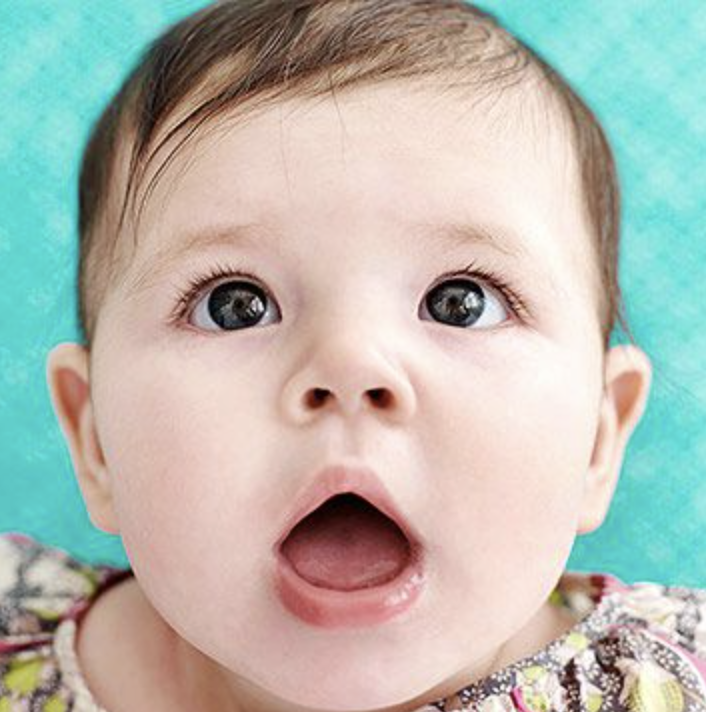
#> input picture 12주차/baby.png, 706 x 712 px
$ python '[IP]12주차_Bilateral_Filtering_201902737.py'
#> lines starting #> are read from the running program, lines starting #| are printed output that depends on the picture
#> `src = cv2.imread('baby.png', cv2.IMREAD_GRAYSCALE)`:
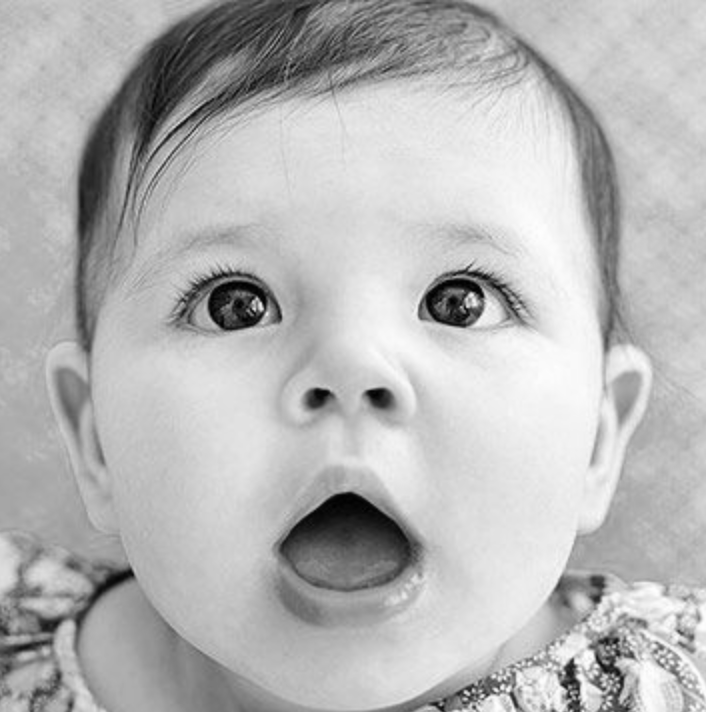
#> src: shape (712, 706); min 0, max 254, mean 182.2
import numpy as np
import cv2


def convert_uint8(src):
    return np.round((((src - src.min()) / (src.max() - src.min())) * 255)).astype(np.uint8)

def my_padding(src, pad_shape, pad_type='zero'):

    # zero padding인 경우
    (h, w) = src.shape
    (p_h, p_w) = pad_shape
    pad_img = np.zeros((h + 2 * p_h, w + 2 * p_w), dtype=np.float32)
    pad_img[p_h:p_h + h, p_w:p_w + w] = src

    if pad_type == 'repetition':
        print('repetition padding')
        # up
        pad_img[:p_h, p_w:p_w + w] = src[0, :]
        # down
        pad_img[p_h + h:, p_w:p_w + w] = src[h - 1, :]
        # left
        pad_img[:, :p_w] = pad_img[:, p_w:p_w + 1]
        # right
        pad_img[:, p_w + w:] = pad_img[:, p_w + w - 1: p_w + w]
    return pad_img

def my_filtering(src, mask, pad_type='zero'):

    (h, w) = src.shape
    # mask의 크기
    (m_h, m_w) = mask.shape
    # 직접 구현한 my_padding 함수를 이용
    pad_img = my_padding(src, (m_h // 2, m_w // 2), pad_type)

    dst = np.zeros((h, w), dtype=np.float32)
    for row in range(h):
        for col in range(w):
            dst[row, col] = np.sum(pad_img[row:m_h + row, col:m_w + col] * mask)
    return dst

def my_get_Gaussian2D_mask(msize, sigma=1):

    y, x = np.mgrid[-(msize // 2) : (msize // 2) + 1, -(msize // 2) : (msize // 2) + 1]

    # 2차 gaussian mask 생성
    gaus2D = 1 / ( 2 * np.pi * sigma**2) * np.exp(-((x**2 + y**2) / (2 * sigma ** 2)))
    # mask의 총 합 = 1
    gaus2D /= np.sum(gaus2D)
    return gaus2D

def get_DoG_filter_by_expression(fsize, sigma):

    y, x = np.mgrid[-(fsize // 2): (fsize // 2) + 1, -(fsize // 2): (fsize // 2) + 1]

    DoG_x = (-x / 2 * np.pi * sigma ** 4) * np.exp(-((x ** 2 + y ** 2) / (2 * sigma ** 2)))
    DoG_y = (-y / 2 * np.pi * sigma ** 4) * np.exp(-((x ** 2 + y ** 2) / (2 * sigma ** 2)))

    return DoG_y, DoG_x

def my_normalize(src):
    dst = src.copy()
    dst *= 255
    dst = np.clip(dst, 0, 255)
    return dst.astype(np.uint8)

def add_gaus_noise(src, mean=0, sigma=0.1):

    #src : 0 ~ 255, dst : 0 ~ 1
#> called with mean = 0, sigma = 0.1
    dst = src/255
    h, w = dst.shape
#> h = 712; w = 706
    noise = np.random.normal(mean, sigma, size=(h, w))
    dst += noise
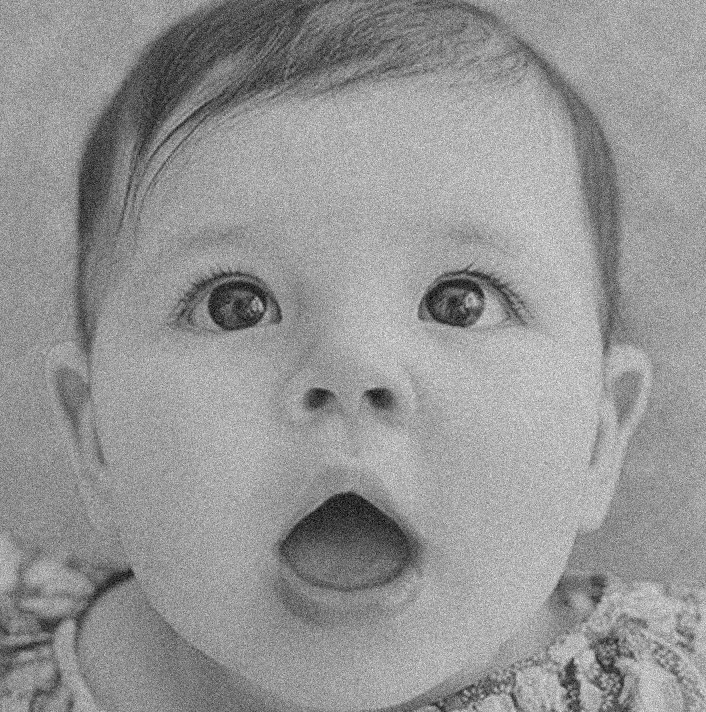
#> dst: shape (712, 706) float64; min -0.271, max 1.41, mean 0.715; drawn with min black and max white
    return my_normalize(dst)

def my_bilateral(src, msize, sigma_s, sigma_r,sigma_d, sigma_dog, pos_x, pos_y, pad_type='zero', is_dog=False):
    """

    :param src: gaussian noise가 있는 이미
    :param msize:지 bilater filter의 크기
    :param sigma_s: 기준 좌표와 기준 좌표에 마스크 영역을 잡았을 때의 좌표들 간에 거리를 구할 때 사용되는 시그마
                    -> 실습 PPT 35 Page의 수식에서 첫번째 항( 각 x, y 모두 같게 설정)
    :param sigma_r: 기준 좌표에서의 픽셀 값과 기준 좌표에 마스크 영역을 잡았을 때의 좌표 값들 간에 차이를 구할 때 사용되는 시그마
                    -> 실습 PPT 35 Page의 수식에서 두번째 항
    :param sigma_d: Dog를 이용한 픽셀 값들의 차이를 구할 때 사용 -> > 실습 PPT 35 Page의 수식에서 세번째 항
    :param sigma_dog: Dog filter를 생성할 때 사용하는 sigma(신경 안써도 됨)
    :param pos_x: 관심 패치의 x좌표
    :param pos_y: 관심 패치의 y좌표
    :param pad_type: padding 유형
    :param is_dog: bilateral filtering을 할 때 Dog항의 사용 유무를 결정할 값
                    Default는 False -> 이것을 if문으로 활용하여 사용한 경우와 아닌 경우 나눌 것
    :return:
    """
#> called with msize = 15, sigma_s = 5, sigma_r = 0.2, sigma_d = 0.08, sigma_dog = 3, pos_x = 310, pos_y = 213, pad_type = 'zero'
    ############################################################
    # TODO
    # TODO my_bilateral 완성
    ############################################################

    (h, w) = src.shape
#> h = 712; w = 706
    # filter size만큼의 y,x 좌표 생성

    y, x = np.mgrid[-(msize // 2): (msize // 2) + 1, -(msize // 2): (msize // 2) + 1]

    # filte size만큼 padding 이미지 생성
    img_pad = my_padding(src, (msize // 2, msize // 2), 'zero')
#> in my_padding, `pad_img[p_h:p_h + h, p_w:p_w + w] = src`:
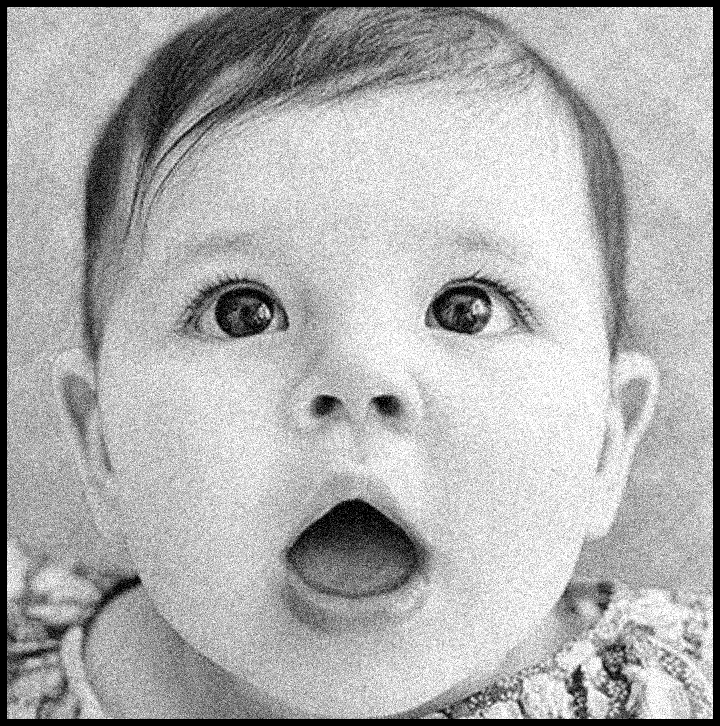
#> pad_img: shape (726, 720) float32; min 0, max 1, mean 0.683
    # padding 폭
    (p_h, p_w) = (msize // 2, msize // 2)

    dog_1_y, dog_1_x = get_DoG_filter_by_expression(5, sigma_dog)
    dog_y_image = cv2.filter2D(src.astype(np.float32), -1, dog_1_y, borderType=cv2.BORDER_CONSTANT)
    dog_x_image = cv2.filter2D(src.astype(np.float32), -1, dog_1_x, borderType=cv2.BORDER_CONSTANT)
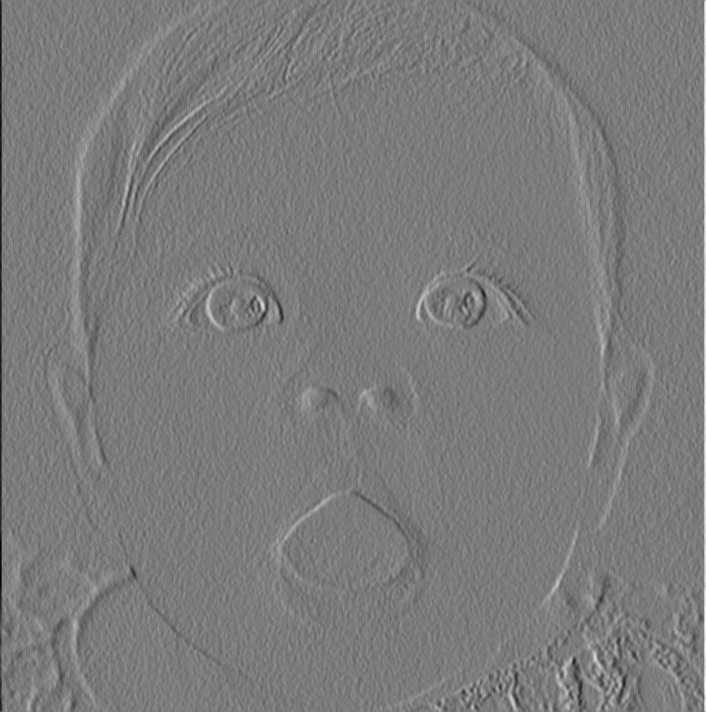
#> dog_x_image: shape (712, 706) float32; min -1342.2, max 1416.5, mean -0.4; drawn with min black and max white

    dog_img = np.sqrt(dog_x_image ** 2 + dog_y_image ** 2)
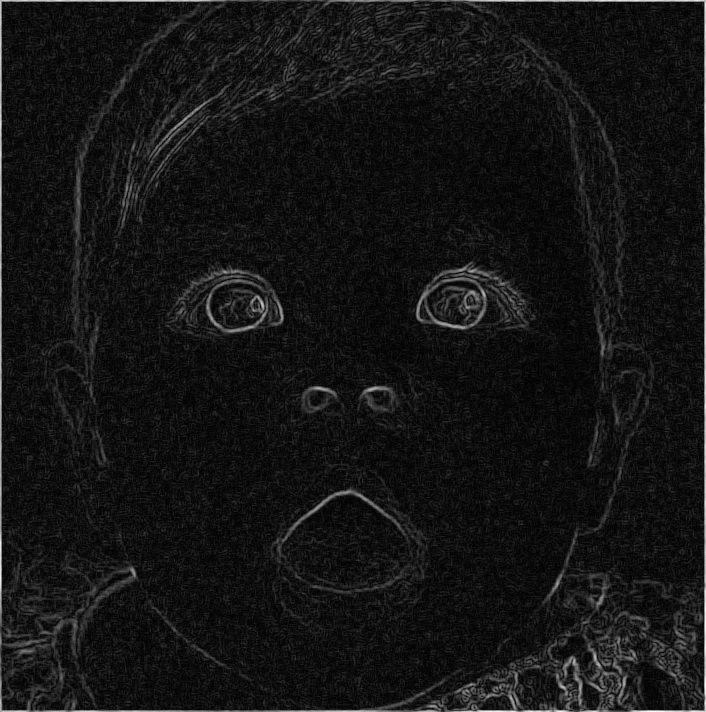
#> dog_img: shape (712, 706) float32; min 0.101, max 1417.1, mean 117.8; drawn with min black and max white
    dog_img = dog_img / dog_img.max()

    dog_pad = my_padding(dog_img, pad_shape=(p_h, p_w))
#> call 2 of my_padding, with pad_shape = (7, 7), pad_type = 'zero'
#> in my_padding (call 2), `pad_img[p_h:p_h + h, p_w:p_w + w] = src`:
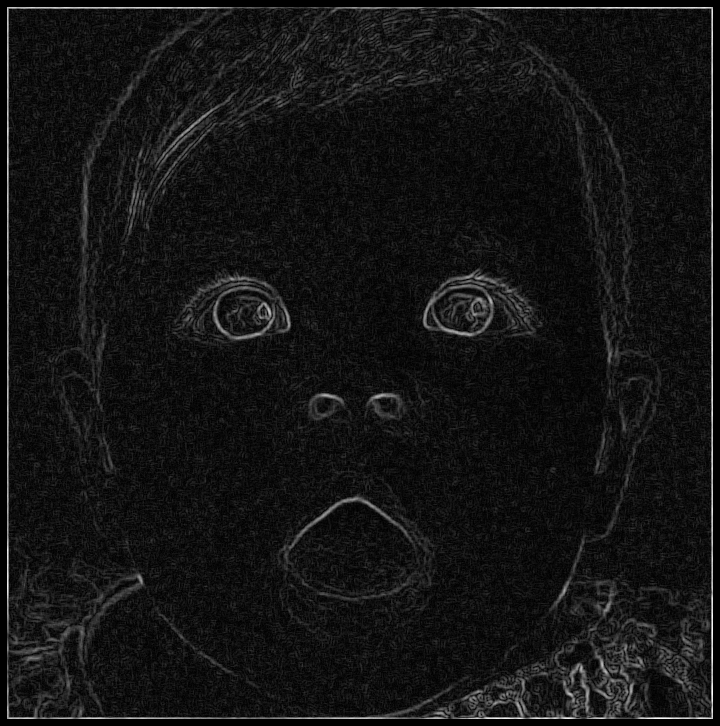
#> pad_img: shape (726, 720) float32; min 0, max 1, mean 0.0799
    # dst
    dst = np.zeros((h, w), dtype=np.float32)

    mask_spatial = np.exp(-((x**2)+(y**2))/(2*sigma_s**2))

    print(x)
    print(p_h)

    print("pos_x입니다", pos_x)
    for i in range(h):
        print('\r%d / %d ...' %(i, h), end="")
        for j in range(w):
            mask = mask_spatial*np.exp(-((src[i,j] - img_pad[i+y+p_h,j+x+p_w])**2 / (2*sigma_r**2)))

            if is_dog:
                mask = mask*np.exp(-((dog_img[i, j] - dog_pad[i+y+p_h, j+x+p_w])**2 / (2*sigma_d**2)))

            mask = mask / np.sum(mask)

            if i == pos_x and j == pos_y:
                import matplotlib.pyplot as plt
                mask_visual = mask
                mask_visual = mask_visual - mask_visual.min()
                mask_visual = (mask_visual / mask_visual.max() * 255).astype(np.uint8)
                cv2.imshow('mask', mask_visual)
                img = img_pad[i:i + msize - 1, j:j + msize - 1]
                img = my_normalize(img)
                plt.imshow(img, cmap='gray')
                plt.show()
                plt.imshow(mask_visual, cmap='gray')
                plt.show()
            # 한 픽셀에 대한 mask filtering 결과를 반영한다.
            dst[i, j] = np.sum(img_pad[i: i + msize, j: j + msize] * mask)
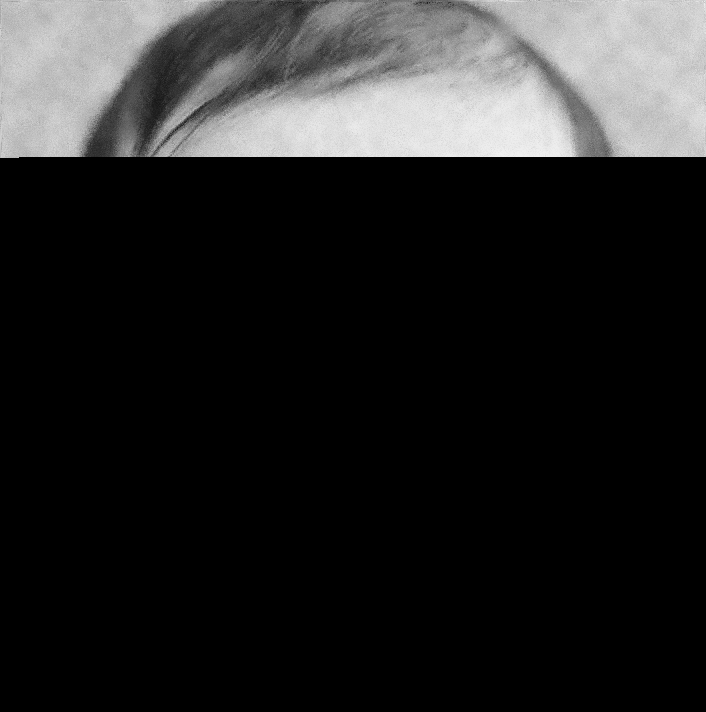
#> dst: shape (712, 706) float32; min 0, max 0.945, mean 0.145

    return dst

if __name__ == '__main__':

    src = cv2.imread('baby.png', cv2.IMREAD_GRAYSCALE)

    np.random.seed(seed=100)

    # 관심 패치의 좌표
    pos_y = 213
    pos_x = 310

    src_noise = add_gaus_noise(src, mean=0, sigma=0.1)
    src_noise = src_noise / 255
    src_noise_uint8 = convert_uint8(src_noise)

    ######################################################
    # TODO
    # TODO my_bilateral, gaussian mask 채우기
    # TODO filter size, sigma, sigma_s, sigma_r 값 채우기
    # TODO DoG를 활용하는 부분도 채우기
    ######################################################

    msize = 7
    ratio = 0.1  # 조정 가능한 비율 값

    dst = my_bilateral(src_noise, 15, sigma_s=5, sigma_r=0.2, sigma_d=0.08, sigma_dog=3, pos_x=pos_x, pos_y=pos_y)
    dst = my_normalize(dst)

#> (the run stopped early here; a loop or call above may not have finished)
